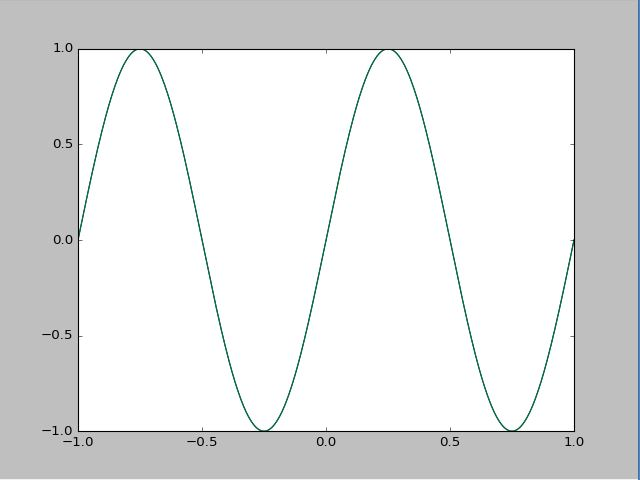

Reproduce this figure in Python.
import numpy as np
import matplotlib.pyplot as plt
x = 4
theta = 90
sin = np.sin(theta)
cos = np.cos(theta)
print("theta is", theta)
print("sinus is", sin)
print("cosinus is",cos)
print("It is Radian")
meshPoints = np.linspace(-1,1,500)
value53 = meshPoints[52]
print("53th element of meshpoint is",value53)
plt.plot(meshPoints, np.sin(2*np.pi*meshPoints))
plt.show()
